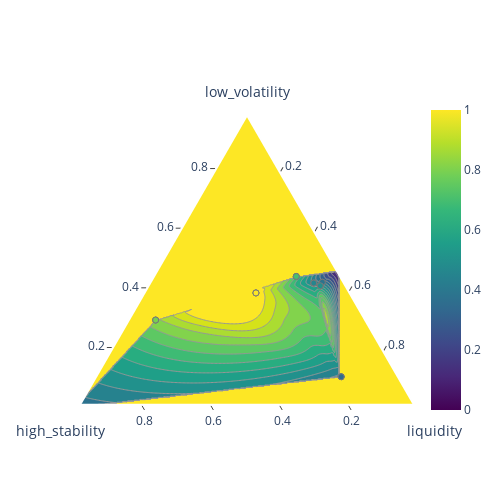

The code cell stored with this chart in its notebook:
### Code cell
true = df_sensitivity.query('controller_enabled == True')
plot_goal_ternary(true, kpis, goals, control_params)
